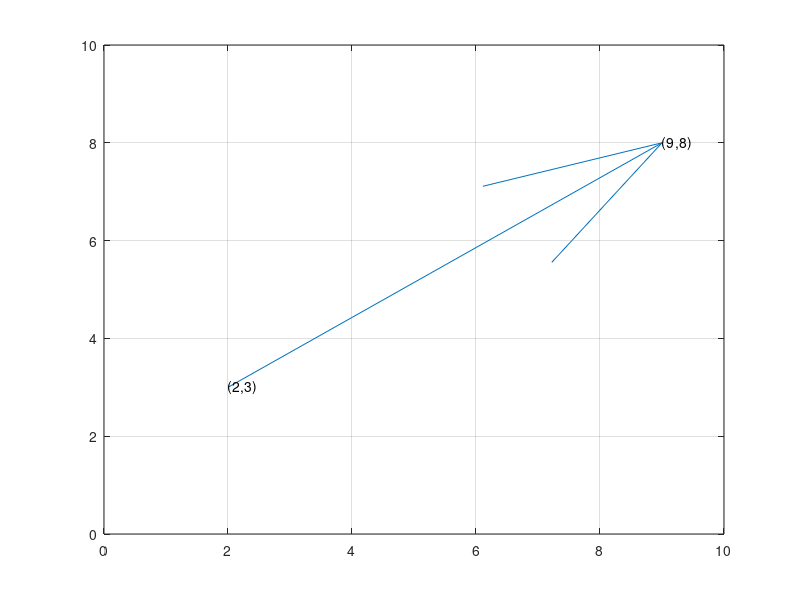

MATLAB code for this plot:
p1 = [2 3];                         % First Point
p2 = [9 8];                         % Second Point
dp = p2-p1;                         % Difference

figure(1)
quiver(p1(1),p1(2),dp(1),dp(2),0)
grid
axis([0  10    0  10])
text(p1(1),p1(2), sprintf('(%.0f,%.0f)',p1))
text(p2(1),p2(2), sprintf('(%.0f,%.0f)',p2))
